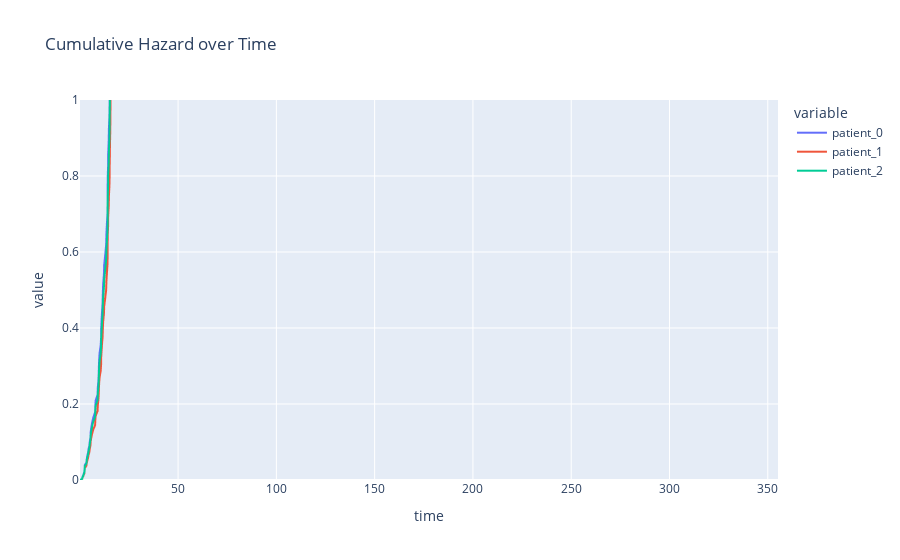

Notebook source saved alongside this figure:
### Code cell
# cumhazard
px.line(df_cum_hazards, x= 'time',y = df_cum_hazards.columns[1:4],range_y=[0,1], title='Cumulative Hazard over Time')

### Figure 1 — Plotly figure (JSON) as saved in the notebook; plotly's stock layout.template omitted (floating-point values rounded to 4 significant figures; data arrays with more than 128 entries replaced by an {"elided": "..."} marker saying what was removed)
{"data": [{"hovertemplate": "variable=patient_0<br>time=%{x}<br>value=%{y}<extra></extra>", "legendgroup": "patient_0", "line": {"color": "#636efa", "dash": "solid"}, "marker": {"symbol": "circle"}, "mode": "lines", "name": "patient_0", "showlegend": true, "type": "scattergl", "x": {"elided": "1685 float values"}, "xaxis": "x", "y": {"elided": "1685 float values"}, "yaxis": "y"}, {"hovertemplate": "variable=patient_1<br>time=%{x}<br>value=%{y}<extra></extra>", "legendgroup": "patient_1", "line": {"color": "#EF553B", "dash": "solid"}, "marker": {"symbol": "circle"}, "mode": "lines", "name": "patient_1", "showlegend": true, "type": "scattergl", "x": {"elided": "1685 float values"}, "xaxis": "x", "y": {"elided": "1685 float values"}, "yaxis": "y"}, {"hovertemplate": "variable=patient_2<br>time=%{x}<br>value=%{y}<extra></extra>", "legendgroup": "patient_2", "line": {"color": "#00cc96", "dash": "solid"}, "marker": {"symbol": "circle"}, "mode": "lines", "name": "patient_2", "showlegend": true, "type": "scattergl", "x": {"elided": "1685 float values"}, "xaxis": "x", "y": {"elided": "1685 float values"}, "yaxis": "y"}], "layout": {"legend": {"title": {"text": "variable"}, "tracegroupgap": 0}, "title": {"text": "Cumulative Hazard over Time"}, "xaxis": {"anchor": "y", "domain": [0, 1], "title": {"text": "time"}}, "yaxis": {"anchor": "x", "domain": [0, 1], "range": [0, 1], "title": {"text": "value"}}}}
